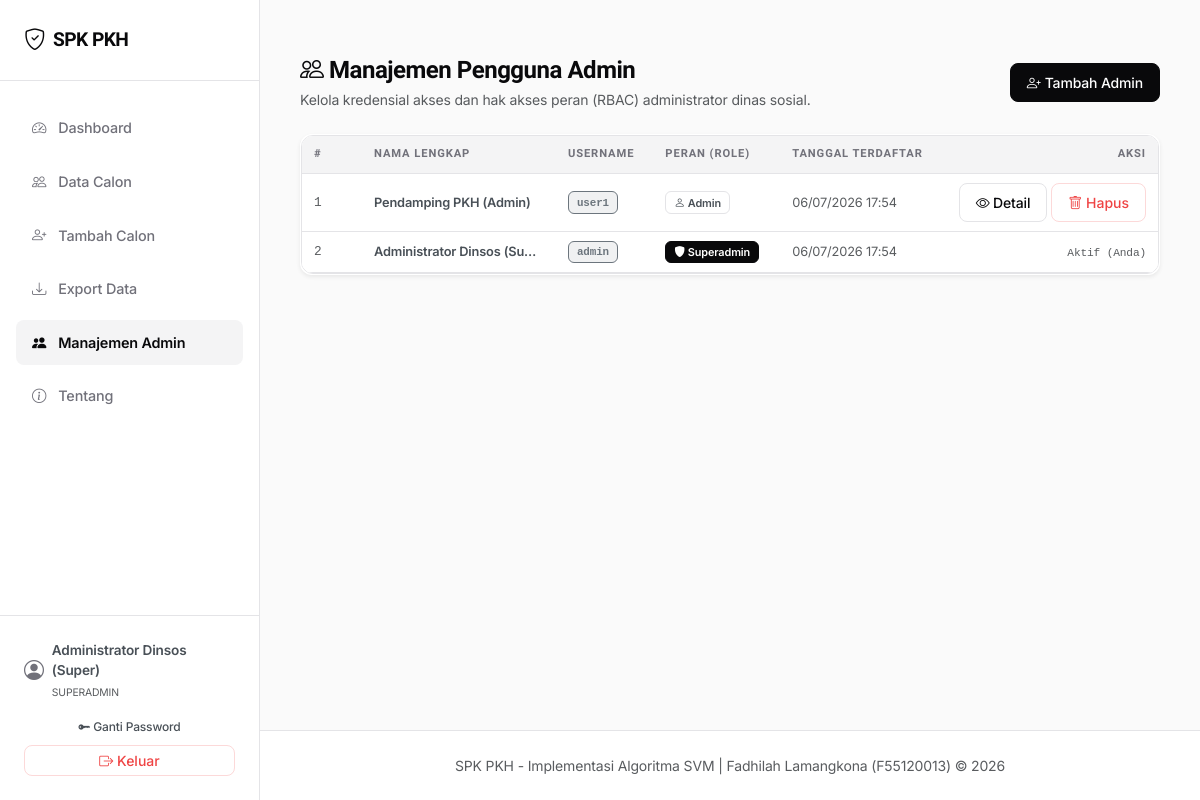
The app's page /admin/users (signed in), older data.
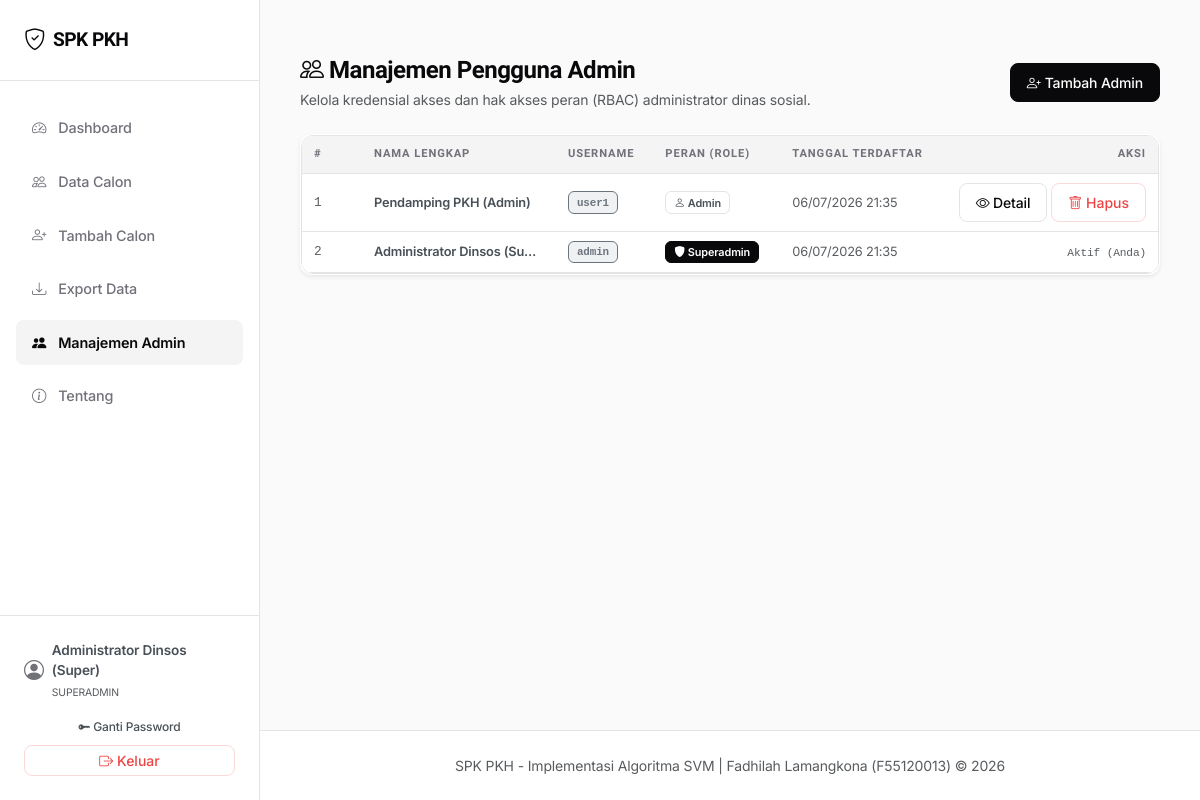
The same page, newer data.
### models_db.py (models this page shows, shortened)
class User(db.Model):
    __tablename__ = 'users'
    id = db.Column(db.Integer, primary_key=True)
    username = db.Column(db.String(50), unique=True, nullable=False)
    password_hash = db.Column(db.String(255), nullable=False)
    nama_lengkap = db.Column(db.String(100), nullable=False)
    role = db.Column(db.String(20), nullable=False, default='admin')  # 'superadmin' atau 'admin'
    must_change_password = db.Column(db.Boolean, default=False)
    created_at = db.Column(db.DateTime, default=lambda: datetime.now(timezone.utc))

### routes/admin.py (the view)
@admin_bp.route('/users')
@login_required
@superadmin_required
def list_users():
    users = User.query.order_by(User.created_at.desc()).all()
    return render_template('admin/users.html', users=users)

### core/auth.py (called while the page is built)
def login_required(f):
    @wraps(f)
    def decorated_function(*args, **kwargs):
        if 'user_id' not in session:
            flash('Silakan login terlebih dahulu untuk mengakses sistem.', 'warning')
            return redirect(url_for('auth.login'))
        from flask import request as _req
        if _req.endpoint != 'auth.change_password':
            user = User.query.get(session['user_id'])
            if user and user.must_change_password:
                flash('Anda harus mengganti password sebelum dapat mengakses sistem.', 'warning')
                return redirect(url_for('auth.change_password', force=True))
        return f(*args, **kwargs)
    return decorated_function

def superadmin_required(f):
    @wraps(f)
    def decorated_function(*args, **kwargs):
        if 'user_id' not in session:
            flash('Silakan login terlebih dahulu untuk mengakses sistem.', 'warning')
            return redirect(url_for('auth.login'))
        user = User.query.get(session['user_id'])
        if not user or user.role != 'superadmin':
            flash('Anda tidak memiliki hak akses untuk halaman ini.', 'danger')
            return redirect(url_for('dashboard.index'))
        return f(*args, **kwargs)
    return decorated_function

def inject_user():
    if 'user_id' in session:
        user = User.query.get(session['user_id'])
        return dict(current_user=user)
    return dict(current_user=None)

def generate_csrf_token():
    if '_csrf_token' not in session:
        session['_csrf_token'] = secrets.token_hex(32)
    return session['_csrf_token']

def inject_csrf():
    return dict(csrf_token=generate_csrf_token())

### core/security.py (called while the page is built)
def register_security_headers(app):
    @app.after_request
    def add_security_headers(response):
        for header, value in _SECURITY_HEADERS.items():
            response.headers[header] = value
        return response

### templates/admin/users.html (shortened to what this page needs)
{% extends 'base.html' %}
{% block content %}
<div class="stagger-container">
    <div class="d-flex justify-content-between align-items-center mb-4">
        <div>
            <h4 class="mb-1"><i class="bi bi-people"></i> Manajemen Pengguna Admin</h4>
            <p class="text-muted small mb-0">Kelola kredensial akses dan hak akses peran (RBAC) administrator dinas sosial.</p>
        </div>
        <a href="{{ url_for('admin.tambah_user') }}" class="btn btn-primary btn-sm d-flex align-items-center gap-1">
            <i class="bi bi-person-plus"></i> Tambah Admin
        </a>
    </div>
    {% if users %}
    <div class="card shadow-sm border border-light border-opacity-10">
        <div class="card-body p-0">
            <div class="table-responsive">
                <table class="table table-hover align-middle">
                    <thead>
                        <tr>
                            <th style="width: 60px;">#</th>
                            <th>Nama Lengkap</th>
                            <th>Username</th>
                            <th>Peran (Role)</th>
                            <th>Tanggal Terdaftar</th>
                            <th class="text-end" style="width: 180px;">Aksi</th>
                        </tr>
                    </thead>
                    <tbody>
                        {% for u in users %}
                        <tr>
                            <td class="font-monospace text-muted small">{{ loop.index }}</td>
                            <td class="fw-semibold text-dark-emphasis">{{ u.nama_lengkap }}</td>
                            <td><span class="badge bg-secondary bg-opacity-10 text-secondary border border-secondary border-opacity-20 font-monospace">{{ u.username }}</span></td>
                            <td>
                                {% if u.role == 'superadmin' %}
                                <span class="badge badge-layak"><i class="bi bi-shield-fill"></i> Superadmin</span>
                                {% else %}
                                <span class="badge badge-tidak-layak text-dark-emphasis"><i class="bi bi-person"></i> Admin</span>
                                {% endif %}
                            </td>
                            <td class="text-muted small">{{ u.created_at.strftime('%d/%m/%Y %H:%M') if u.created_at else '-' }}</td>
                            <td class="text-end">
                                {% if u.id != current_user.id %}
                                <div class="d-flex gap-1 justify-content-end">
                                    <a href="{{ url_for('admin.detail_user', id=u.id) }}" class="btn btn-outline-primary btn-sm" title="Lihat Detail">
                                        <i class="bi bi-eye"></i> Detail
                                    </a>
                                    <button type="button" class="btn btn-outline-danger btn-sm" title="Hapus Akun"
                                            data-bs-toggle="modal" data-bs-target="#hapusModal"
                                            data-id="{{ u.id }}" data-nama="{{ u.nama_lengkap }}">
                                        <i class="bi bi-trash"></i> Hapus
                                    </button>
                                </div>
                                {% else %}
                                <span class="text-muted small font-monospace italic">Aktif (Anda)</span>
                                {% endif %}
                            </td>
                        </tr>
                        {% endfor %}
                    </tbody>
                </table>
            </div>
        </div>
    </div>
    {% endif %}
</div>
{% endblock %}

### templates/base.html (shortened to what this page needs)
<!DOCTYPE html>
<html lang="id" data-bs-theme="light">
<head>
    <link href="https://cdn.jsdelivr.net/npm/bootstrap@5.3.3/dist/css/bootstrap.min.css" rel="stylesheet">
    <link rel="stylesheet" href="https://cdn.jsdelivr.net/npm/bootstrap-icons@1.11.3/font/bootstrap-icons.min.css">
    <link rel="stylesheet" href="{{ url_for('static', filename='css/style.css') }}">
</head>
<body>
    {% if current_user %}
    <div class="app-container">
        <aside class="sidebar-panel" id="sidebarPanel">
            <div class="sidebar-header">
                <a class="sidebar-brand" href="{{ url_for('dashboard.index') }}">
                    <i class="bi bi-shield-check"></i> SPK PKH
                </a>
            </div>
            <ul class="sidebar-menu">
                <li>
                    <a class="sidebar-link {% if request.endpoint == 'dashboard.index' %}active{% endif %}" href="{{ url_for('dashboard.index') }}">
                        <i class="bi bi-speedometer2"></i> Dashboard
                    </a>
                </li>
                <li>
                    <a class="sidebar-link {% if request.endpoint in ('calon.daftar_calon', 'calon.edit_calon', 'calon.prediksi_ulang', 'calon.export_calon') %}active{% endif %}" href="{{ url_for('calon.daftar_calon') }}">
                        <i class="bi bi-people"></i> Data Calon
                    </a>
                </li>
                <li>
                    <a class="sidebar-link {% if request.endpoint in ('calon.tambah_calon', 'calon.import_calon') %}active{% endif %}" href="{{ url_for('calon.tambah_calon') }}">
                        <i class="bi bi-person-plus"></i> Tambah Calon
                    </a>
                </li>
                <li>
                    <a class="sidebar-link {% if request.endpoint == 'calon.export_calon' %}active{% endif %}" href="{{ url_for('calon.export_calon') }}">
                        <i class="bi bi-download"></i> Export Data
                    </a>
                </li>
                {% if current_user.role == 'superadmin' %}
                <li>
                    <a class="sidebar-link {% if request.endpoint in ('admin.list_users', 'admin.tambah_user') %}active{% endif %}" href="{{ url_for('admin.list_users') }}">
                        <i class="bi bi-people-fill"></i> Manajemen Admin
                    </a>
                </li>
                {% endif %}
                <li>
                    <a class="sidebar-link {% if request.endpoint == 'about.index' %}active{% endif %}" href="{{ url_for('about.index') }}">
                        <i class="bi bi-info-circle"></i> Tentang
                    </a>
                </li>
            </ul>
            <div class="sidebar-footer">
                <div class="sidebar-user">
                    <i class="bi bi-person-circle fs-5"></i>
                    <div>
                        <div class="fw-semibold text-dark-emphasis">{{ current_user.nama_lengkap }}</div>
                        <small class="text-muted text-uppercase" style="font-size: 0.65rem;">
                            {{ 'Superadmin' if current_user.role == 'superadmin' else 'Admin Pendamping' }}
                        </small>
                    </div>
                </div>
                <div class="d-flex flex-column gap-1 w-100">
                    <a href="{{ url_for('auth.change_password') }}" class="btn btn-outline-secondary w-100 btn-sm py-1 border-light border-opacity-10 text-dark-emphasis" style="font-size: 0.75rem;">
                        <i class="bi bi-key-fill"></i> Ganti Password
                    </a>
                    <form method="POST" action="{{ url_for('auth.logout') }}" class="w-100">
                        <button type="submit" class="btn btn-outline-danger w-100 btn-sm py-1">
                            <i class="bi bi-box-arrow-right"></i> Keluar
                        </button>
                    </form>
                </div>
            </div>
        </aside>
        <div class="content-wrapper">
            <main class="main-content">
                {% block content %}{% endblock %}
            </main>
            <footer class="footer">
                <div class="container-fluid text-center text-muted small">
                    SPK PKH - Implementasi Algoritma SVM |
                    Fadhilah Lamangkona (F55120013) &copy; 2026
                </div>
            </footer>
        </div>
    </div>
    {% endif %}
</body>
</html>

Row changes from the older to the newer data that the page shows:
changed User "admin": created_at "06/07/2026 17:54" → "06/07/2026 21:35"
changed User "Pendamping PKH (Admin)": created_at "06/07/2026 17:54" → "06/07/2026 21:35"
